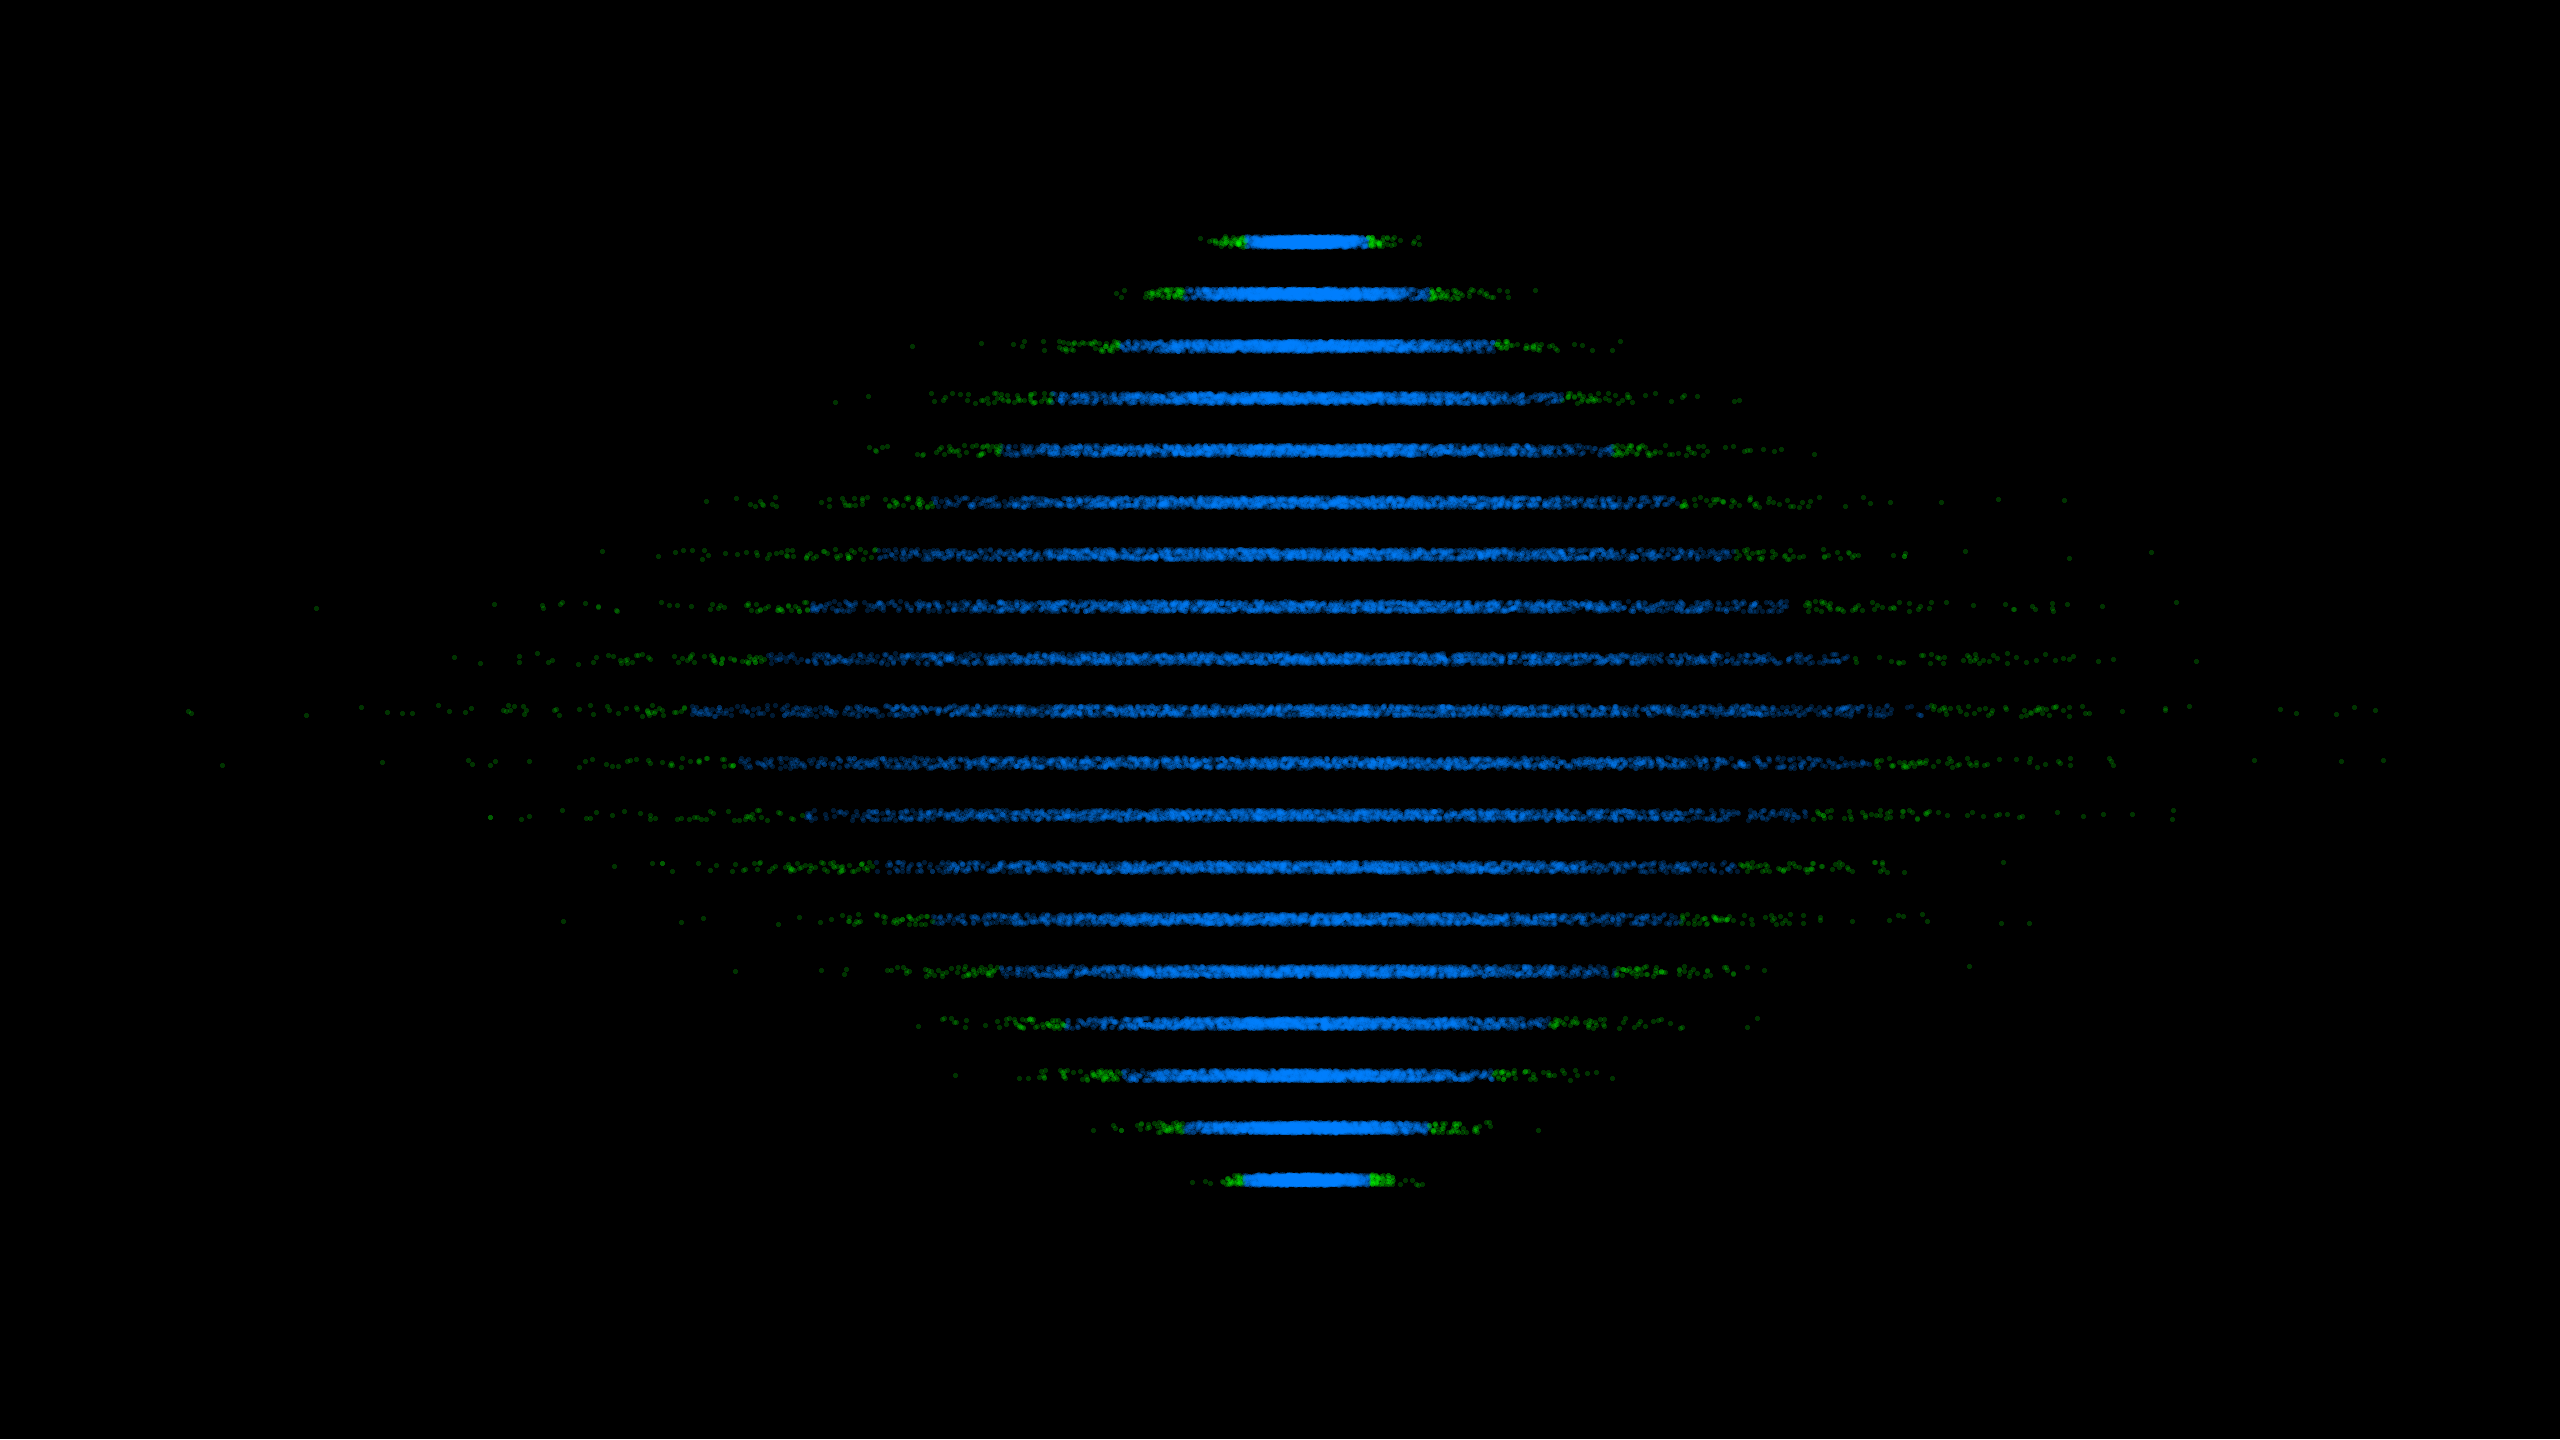

R code for this plot:
library(lattice)

data <- c()
stdev <- c(1:10,9:1)

for(i in 1:19){
  data <- c(data, rnorm(2000,0,stdev[i]))
}

fac <- gl(19,2000)
df <- data.frame(fac, data)

dotplot(fac~data, data=df, 
        jitter.y=TRUE, jitter.x=TRUE, 
        alpha=0.2, aspect=0.4,
        par.settings=list(dot.line=list(col="transparent"),
                          background=list(col="black")),
        
        panel=function(...){
          clr <- rep("#0080ff", 38000)
          Fac <- as.character(levels(fac))
          for(i in 1:19){
            StDev <- sd(df[fac==Fac[i],2])
            clr[fac==Fac[i] & data >= 1.96*StDev] <- "green"
            clr[fac==Fac[i] & data <= -1.96*StDev] <- "green"
          }
          panel.dotplot(..., col=clr, pch=16)
        })
